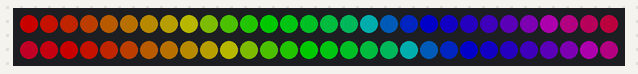
Recording of a sketch running on a simulated Arduino Uno, built with avr-gcc and run on an emulated ATmega328P. Parts: 60 RGB LEDs in strip order, left to right, continuing on the next row. Dim RGB values are drawn brighter than linear; random numbers use the default seed unless the sketch sets one.

Above: at 0.15 s.
At 5.27 s:
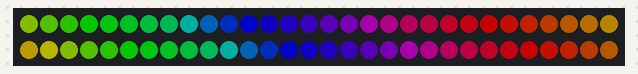
At 10.1 s:
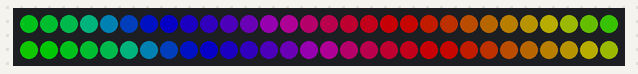
At 19.74 s:
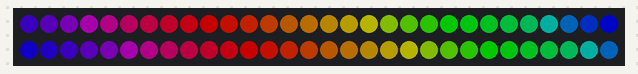
At 29.68 s:
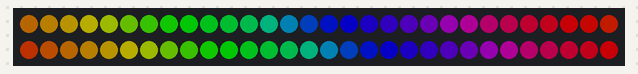
At 39.63 s:
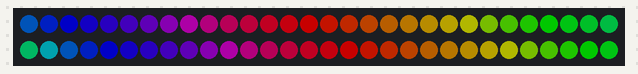

The sketch:

rainbowstuff.ino
```cpp
#include <FastLED.h>
#define LED_PIN     12
#define NUM_LEDS    60
int bright = 50;
int lednum = 60;
int timerforcoldelay = 75;
CRGB leds[NUM_LEDS];
uint8_t hue = 0;
void setup() {
  FastLED.addLeds<WS2812, LED_PIN, GRB>(leds, NUM_LEDS);
 FastLED.setBrightness(100);
}

void loop() {
 wave();
 //zoom();
//fade_random_color();

}

void fade_random_color()
{
  fill_solid(leds,NUM_LEDS, CRGB(random(255), random(255), random(255)));
for(int x = 0; x <= bright; x++)
{
  FastLED.setBrightness(x);
  FastLED.show();
  delay(timerforcoldelay);
}
for(int x = bright; x >=0; x--)
{
  FastLED.setBrightness(x);
  FastLED.show();
  delay(timerforcoldelay);
}
}


void wave()
{
    FastLED.setBrightness(100);
  for (int i = 0; i < NUM_LEDS; i+=1) {
    //leds[i] = CRGB(120, 255, 15);
    leds[i] = CHSV(hue + (i * 8), 255,255);
  }

  FastLED.show();


EVERY_N_MILLISECONDS(8)
{
  hue++;
}
}

void zoom()
{
   FastLED.setBrightness(200);
   for(int x = 0; x < NUM_LEDS; x++)
   {
    if (x <= 30)
    {
      leds[x] = CRGB(255,000,000);
    }
    else
    {
      leds[x] = CRGB(255,0,255);
    }
   }
   FastLED.show();
}
```
